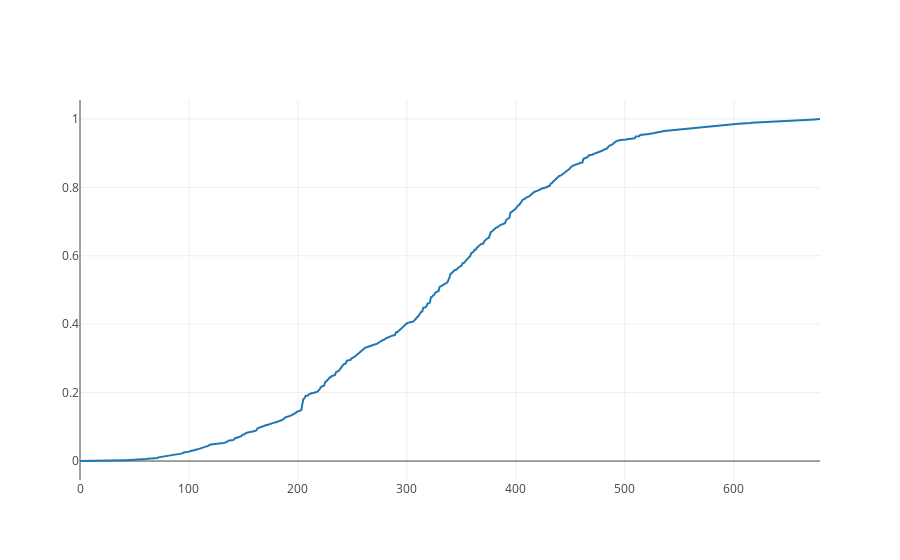

Notebook code cell kept with this figure:
### Code cell
x_axis = np.linspace(0, res3.shape[0]-1, res3.shape[0])
trace0 = go.Scatter(
    x=x_axis,
    y=res3[:,-1]/9261
)

iplot([trace0])
# print(np.amax(res3, axis=0))
# print(np.amin(res3, axis=0))
# iplot([trace1])






# plt.plot(res3[:, -1]/9261.)
# plt.show()
# plt.cla()
# plt.scatter(np.arange(100, 120), res3[100:120, -1]/9261.)
# plt.show()

### Figure 1 — Plotly figure (JSON) as saved in the notebook; plotly's stock layout.template omitted (floating-point values rounded to 4 significant figures; data arrays with more than 128 entries replaced by an {"elided": "..."} marker saying what was removed)
{"data": [{"type": "scatter", "uid": "96d162d6-afe4-4c4f-bd33-20af046065f2", "x": {"elided": "680 int values"}, "y": {"elided": "680 float values"}}], "layout": {}}
